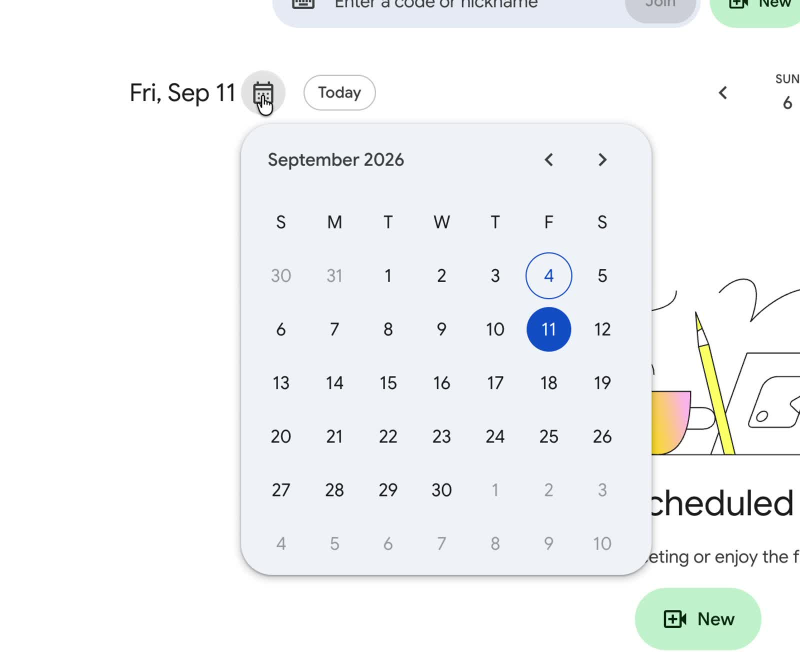
#> input picture tmp/meet/v1_datepicker.jpg, 1600 x 1304 px, given in place of workspace-w-light-20260925.png, which was not available (shown at 1/2 size)
$ python import-marketing-art.py ../../tmp/meet
#> lines starting #> are read from the running program, lines starting #| are printed output that depends on the picture
"""Import only presentation artwork from the supplied Workspace source ZIP.
Usage: python scripts/import-marketing-art.py /path/to/extracted/public
Original pixels are resized for web delivery; no app/backend code is imported.
"""
from pathlib import Path
import sys
from PIL import Image

source = Path(sys.argv[1])
target = Path(__file__).resolve().parent.parent / 'public' / 'marketing-20261029'
names = [
    f'{stem}-{mode}-20260925.png'
    for stem in ('workspace-w', 'workspace-notes', 'meet-icon',
                 'workspace-studio', 'workspace-teams', 'workspace-recruiters')
    for mode in ('light', 'dark')
] + [f'knot-20261026/{name}.png' for name in (
    'knot-mascot-assembled-v2', 'knot-wordmark-black', 'knot-wordmark-white')]
for name in names:
    image = Image.open(source / name).convert('RGBA')
    image.thumbnail((640, 640), Image.Resampling.LANCZOS)
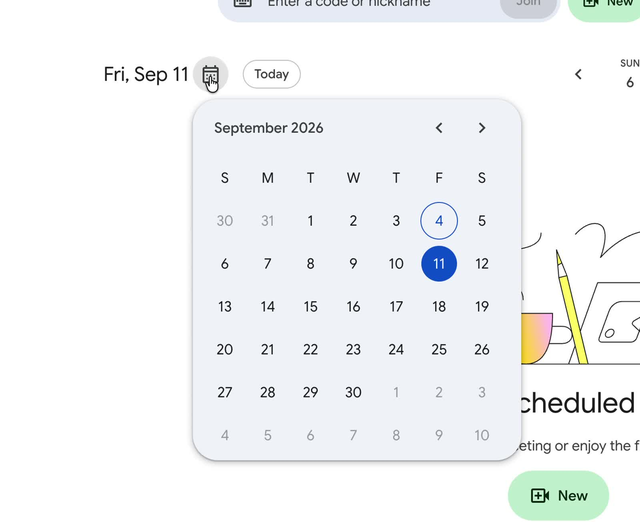
#> image: PIL image 640x522 RGBA; mean R, G, B, A 242.7, 244.7, 245.8, 255
    output = target / Path(name).with_suffix('.webp')
    output.parent.mkdir(parents=True, exist_ok=True)
    image.save(output, 'WEBP', quality=88, method=6)
#> pass 2 of the loop `for name in names:`:
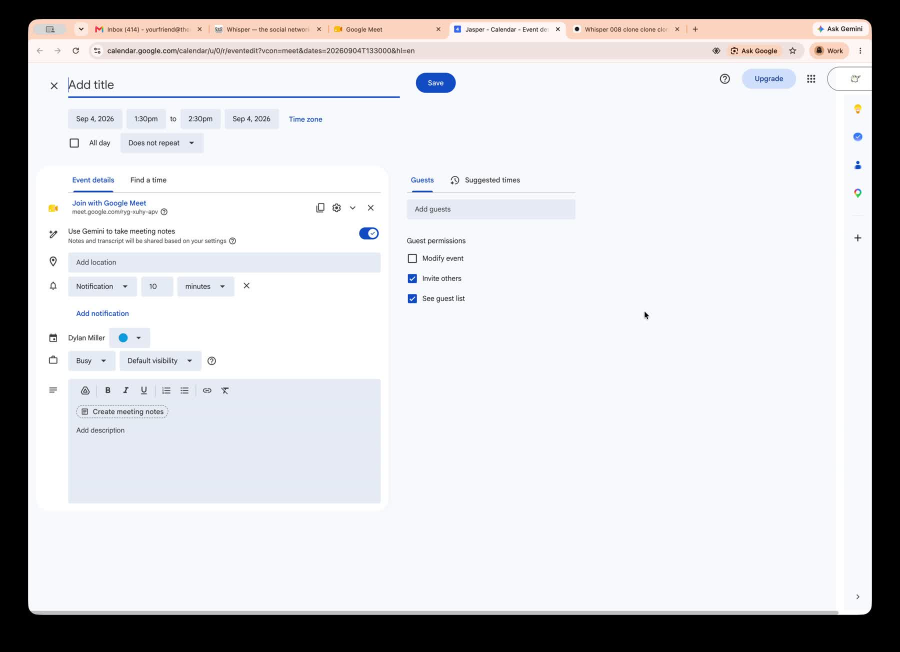
#> input picture tmp/meet/v1_cal_form.jpg, 1800 x 1304 px, given in place of workspace-w-dark-20260925.png, which was not available (shown at 1/2 size)
#> `image.thumbnail((640, 640), Image.Resampling.LANCZOS)`:
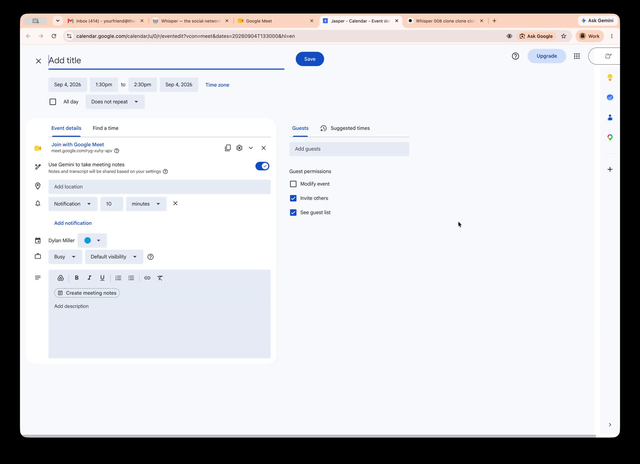
#> image: PIL image 640x464 RGBA; mean R, G, B, A 208.7, 208.6, 211.6, 255
#> (the run stopped early here; a loop or call above may not have finished)
